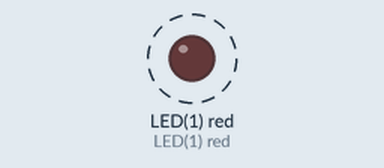
This program was run on a simulated pyboard running MicroPython. On the bench: output pins drawn as LEDs (lit = HIGH). Dashed ring = blinking.

Above: at 0.05 s.
Timing chart, 0 to 3.0 s (numbered marks = the images above):
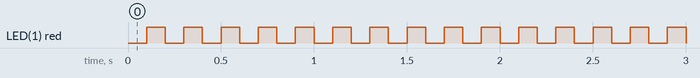

The program:

hw_timer_demo.py
```python
# File: hw_timer_demo.py
# Date: 2020-05-12
# Micropython-STM31F411CE Black Pill

import utime as time
from machine import Pin
import pyb

led = pyb.LED(1)    # on-board LED (blue)

# create Timer (select TIM1..TIM11)
tim = pyb.Timer( 1, freq=10 ) # 10 Hz (fast LED blink)
tim.callback( lambda t: led.toggle() )

try:
    while True:
        pass
except KeyboardInterrupt:
    pass
finally:
    tim.callback(None)
    tim.deinit()
    print('Done')
```

Measured:
- by itself, LED(1) red: alternates HIGH for 0.10 s and LOW for 0.10 s
